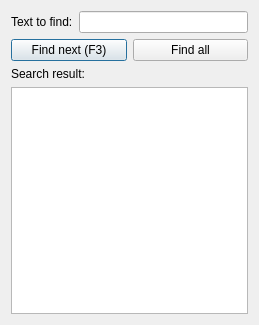
<?xml version="1.0" encoding="UTF-8"?>
<ui version="4.0">
 <class>FindWindow</class>
 <widget class="QDialog" name="FindWindow">
  <property name="geometry">
   <rect>
    <x>0</x>
    <y>0</y>
    <width>259</width>
    <height>325</height>
   </rect>
  </property>
  <property name="windowTitle">
   <string>Find</string>
  </property>
  <property name="windowIcon">
   <iconset resource="resource.qrc">
    <normaloff>:/icons/icons/MSql.ico</normaloff>:/icons/icons/MSql.ico</iconset>
  </property>
  <layout class="QGridLayout" name="gridLayout_2">
   <item row="0" column="0">
    <layout class="QHBoxLayout" name="horizontalLayout_2">
     <item>
      <widget class="QLabel" name="label">
       <property name="text">
        <string>Text to find:</string>
       </property>
      </widget>
     </item>
     <item>
      <widget class="QLineEdit" name="e_find">
       <property name="clearButtonEnabled">
        <bool>true</bool>
       </property>
      </widget>
     </item>
    </layout>
   </item>
   <item row="1" column="0">
    <layout class="QHBoxLayout" name="horizontalLayout">
     <item>
      <widget class="QPushButton" name="b_next">
       <property name="text">
        <string>Find next (F3)</string>
       </property>
       <property name="shortcut">
        <string>F3</string>
       </property>
      </widget>
     </item>
     <item>
      <widget class="QPushButton" name="b_find_all">
       <property name="text">
        <string>Find all</string>
       </property>
      </widget>
     </item>
    </layout>
   </item>
   <item row="2" column="0">
    <layout class="QVBoxLayout" name="verticalLayout">
     <item>
      <widget class="QLabel" name="label_2">
       <property name="text">
        <string>Search result:</string>
       </property>
      </widget>
     </item>
     <item>
      <widget class="QListView" name="o_find_all_result">
       <property name="editTriggers">
        <set>QAbstractItemView::NoEditTriggers</set>
       </property>
      </widget>
     </item>
    </layout>
   </item>
   <item row="3" column="0">
    <layout class="QVBoxLayout" name="verticalLayout_2"/>
   </item>
  </layout>
 </widget>
 <tabstops>
  <tabstop>e_find</tabstop>
  <tabstop>b_next</tabstop>
  <tabstop>b_find_all</tabstop>
  <tabstop>o_find_all_result</tabstop>
 </tabstops>
 <resources>
  <include location="resource.qrc"/>
 </resources>
 <connections/>
</ui>
